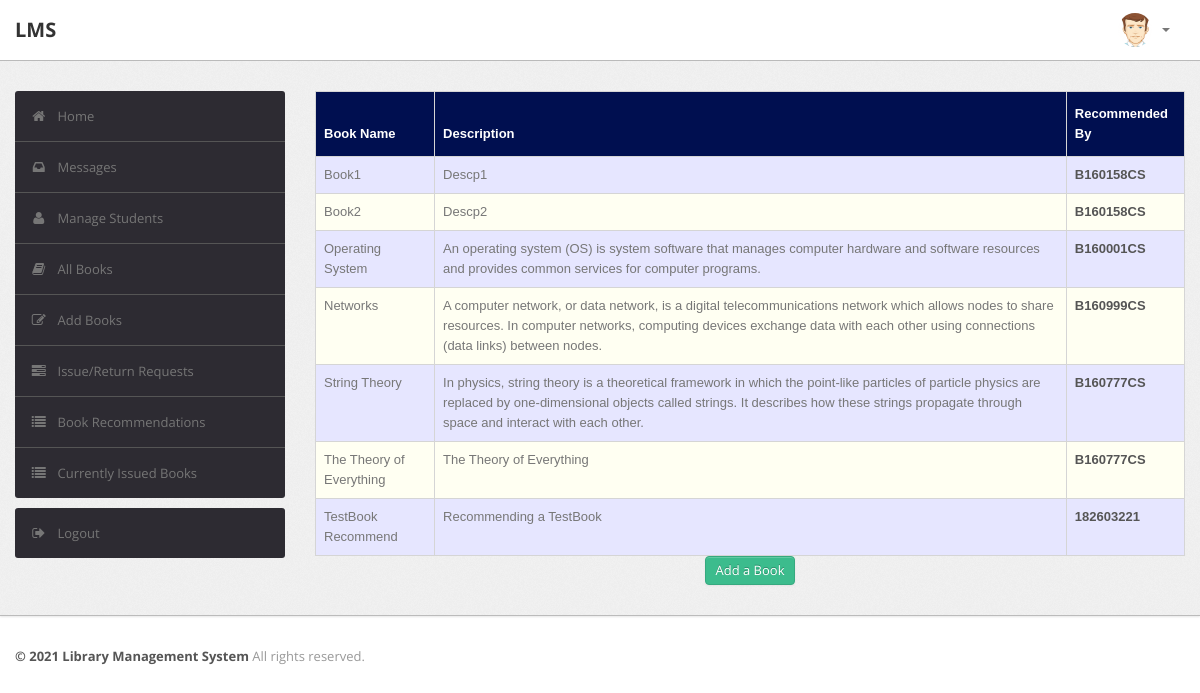
/admin/recommendations.php (signed in), run on the app's committed database.
### tables this page shows
CREATE TABLE `recommendations` (
  `R_ID` int(10) NOT NULL,
  `Book_Name` varchar(50) DEFAULT NULL,
  `Description` varchar(255) DEFAULT NULL,
  `RollNo` varchar(50) DEFAULT NULL
);

### admin/recommendations.php (the view, shortened to what this page needs)
<?php
require('dbconn.php');
?>
<?php
if ($_SESSION['RollNo']) {
    ?>
<!DOCTYPE html>
<html lang="en">
    <head>
        <link type="text/css" href="bootstrap/css/bootstrap.min.css" rel="stylesheet">
        <link type="text/css" href="bootstrap/css/bootstrap-responsive.min.css" rel="stylesheet">
        <link type="text/css" href="css/theme.css" rel="stylesheet">
        <link type="text/css" href="images/icons/css/font-awesome.css" rel="stylesheet">
    </head>
    <body>
        <div class="navbar navbar-fixed-top">
            <div class="navbar-inner">
                <div class="container">
                        <a class="brand" href="index.php">LMS </a>
                    <div class="nav-collapse collapse navbar-inverse-collapse">
                        <ul class="nav pull-right">
                            <li class="nav-user dropdown"><a href="#" class="dropdown-toggle" data-toggle="dropdown">
                                <img src="images/user.png" class="nav-avatar" />
                                <b class="caret"></b></a>
                            </li>
                        </ul>
                    </div>
                </div>
            </div>
        </div>
        <div class="wrapper">
            <div class="container">
                <div class="row">
                    <div class="span3">
                        <div class="sidebar">
                            <ul class="widget widget-menu unstyled">
                                <li class="active"><a href="index.php"><i class="menu-icon icon-home"></i>Home
                                </a></li>
                                 <li><a href="message.php"><i class="menu-icon icon-inbox"></i>Messages</a>
                                </li>
                                <li><a href="student.php"><i class="menu-icon icon-user"></i>Manage Students </a>
                                </li>
                                <li><a href="book.php"><i class="menu-icon icon-book"></i>All Books </a></li>
                                <li><a href="addbook.php"><i class="menu-icon icon-edit"></i>Add Books </a></li>
                                <li><a href="requests.php"><i class="menu-icon icon-tasks"></i>Issue/Return Requests </a></li>
                                <li><a href="recommendations.php"><i class="menu-icon icon-list"></i>Book Recommendations </a></li>
                                <li><a href="current.php"><i class="menu-icon icon-list"></i>Currently Issued Books </a></li>
                            </ul>
                            <ul class="widget widget-menu unstyled">
                                <li><a href="logout.php"><i class="menu-icon icon-signout"></i>Logout </a></li>
                            </ul>
                        </div>
                    </div>
                    <div class="span9">
                        <table class="table" id = "tables">
                                  <thead>
                                    <tr>
                                      <th>Book Name</th>
                                      <th>Description</th>
                                      <th>Recommended By</th>
                                    </tr>
                                  </thead>
                                  <tbody>
                                    <?php
                            $sql="select * from LMS.recommendations";
                            $result=$conn->query($sql);
                            while($row=$result->fetch_assoc())
                            {
                                $bookname=$row['Book_Name'];
                                $description=$row['Description'];
                                $rollno=$row['RollNo'];
                            ?>
                                    <tr>
                                      <td><?php echo $bookname ?></td>
                                      <td><?php echo $description?></td>
                                      <td><b><?php echo strtoupper($rollno)?></b></td>
                                    </tr>
                               <?php } ?>
                               </tbody>
                                </table>
                                <center>
                                <a href="addbook.php" class="btn btn-success">Add a Book</a></center>
                    </div>
                </div>
            </div>
        </div>
<div class="footer">
            <div class="container">
                <b class="copyright">&copy; 2021 Library Management System </b>All rights reserved.
            </div>
        </div>
    </body>
</html>
<?php }
else {
    echo "<script type='text/javascript'>alert('Access Denied!!!')</script>";
} ?>

### admin/css/theme.css (style rules this page uses)
#tables { font-family: "Trebuchet MS", Arial, Helvetica, sans-serif; border-collapse: collapse; width: 100%; }
#tables td, #tables th { border: 1px solid #ddd; padding: 8px; }
#tables tr:nth-child(even) { background-color: #fffff2; }
#tables tr:nth-child(odd) { background-color: #e6e6ff; }
#tables th { padding-top: 12px; padding-bottom: 12px; text-align: left; background-color: #000F50; color: white; }
body { font-size: 13px; font-family: 'Open Sans', Arial, sans-serif; background: #fff; color: #777 }
strong, b { color: #555 }
.wrapper { background: url(../images/bg.png) #eee; border-bottom: 1px solid #bbb; -webkit-box-shadow: 0 1px 2px rgba(0,0,0,0.1); -moz-box-shadow: 0 1px 2px rgba(0,0,0,0.1); box-shadow: 0 1px 2px rgba(0,0,0,0.1); padding: 30px 0 }
.footer { color: #999; padding: 30px 0 60px }
body [class^="icon-"], body [class*=" icon-"] { font-size: 14px; line-height: 20px; height: 20px }
.navbar { position: static!important; margin: 0!important }
.navbar .navbar-inner { background: #fff; border-bottom: 1px solid #bbb; -webkit-box-shadow: 0 1px 2px rgba(0,0,0,0.15); -moz-box-shadow: 0 1px 2px rgba(0,0,0,0.15); box-shadow: 0 1px 2px rgba(0,0,0,0.15) }
.navbar .brand { color: #333; font-weight: bold; font-size: 20px; margin-right: 20px; padding: 20px }
.navbar .nav>li>a { padding: 20px 15px; font-weight: bold; color: #777 }
.nav-user>a { height: 20px }
.nav-avatar { width: 34px; height: 34px; margin: -7px 5px 0 0; -webkit-border-radius: 50%; -moz-border-radius: 50%; border-radius: 50% }
.btn, .btn-box { -webkit-border-radius: 3px; -moz-border-radius: 3px; border-radius: 3px }
.btn { font-size: 13px; font-weight: 600 }
.btn { display: inline-block; margin-bottom: 0; font-weight: 400; text-align: center; vertical-align: middle; cursor: pointer; background-image: none; border: 1px solid transparent; white-space: nowrap; padding: 4px 10px; font-size: 13px; line-height: 1.42857; border-radius: 4px; -webkit-user-select: none; -moz-user-select: none; -ms-user-select: none; user-select: none }
.btn-success { color: #fff; background-color: #3cbc8d; border-color: #36a97f }
.table { margin-bottom: 0 }
.table th, .table td { border-color: #d5d5d5!important }
.widget-menu { background: #fff; -webkit-border-radius: 3px; -moz-border-radius: 3px; border-radius: 3px; overflow: hidden }
.widget-menu a { color: #555; display: block; line-height: 20px; padding: 15px; text-decoration: none!important }
.widget-menu .menu-icon { margin-right: 10px; color: #767676; -webkit-transition: all .2s ease-in-out; -moz-transition: all .2s ease-in-out; transition: all .2s ease-in-out; }
.widget-menu>li+li { border-top: 1px solid #555 }
.widget-menu>li>a { background-color: #2d2b32; color: #767676; -webkit-transition: all .2s ease-in-out; -moz-transition: all .2s ease-in-out; transition: all .2s ease-in-out; }

### data on the page
recommendations: Book_Name "Book1", Description "Descp1", RollNo "B160158CS"
recommendations: Book_Name "Book2", Description "Descp2", RollNo "B160158CS"
recommendations: Book_Name "Operating System", Description "An operating system (OS) is system software that manages computer hardware and software resources and provides common services for computer programs.", RollNo "B160001CS"
recommendations: Book_Name "Networks", Description "A computer network, or data network, is a digital telecommunications network which allows nodes to share resources. In computer networks, computing devices exchange data with each other using connections (data links) between nodes.", RollNo "B160999CS"
recommendations: Book_Name "String Theory", Description "In physics, string theory is a theoretical framework in which the point-like particles of particle physics are replaced by one-dimensional objects called strings. It describes how these strings propagate through space and interact with each other.", RollNo "B160777CS"
recommendations: Book_Name "The Theory of Everything", Description "The Theory of Everything", RollNo "B160777CS"
recommendations: Book_Name "TestBook Recommend", Description "Recommending a TestBook", RollNo "182603221"
